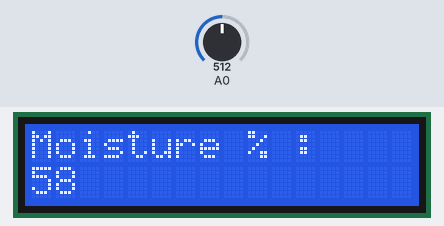
Bench run of a sketch on a simulated Arduino Uno, built with avr-gcc and run on an emulated ATmega328P. On the bench: 16×2 character LCD. The test bench sets the inputs (shaded band); at power-on: A0 = 512.

Above: at 1.2 s.
1.3 s: A0 set to 12
At 4.5 s:
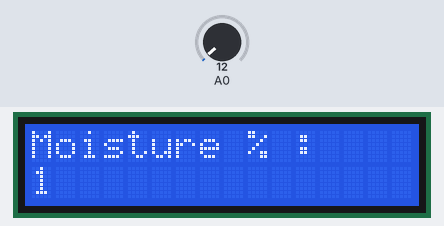
7.6 s: A0 set to 9
At 10.6 s:
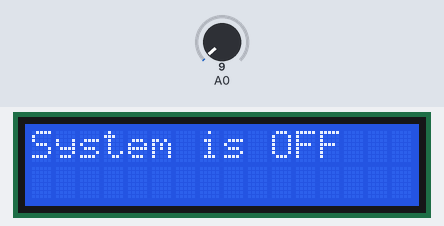
11.5 s: A0 set to 122
At 13.9 s:
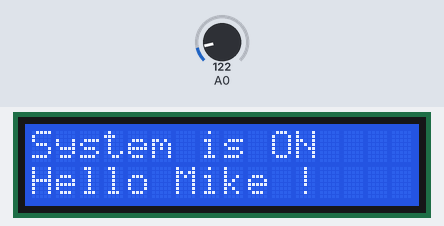
17.7 s: A0 set to 0
At 20.2 s:
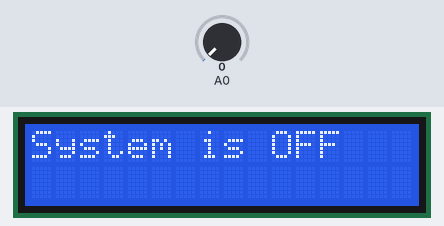
21.6 s: A0 set to 20
At 24.9 s:
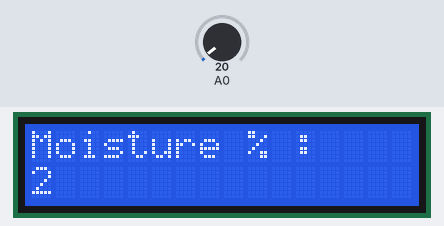
Timing chart, 0 to 26.4 s (numbered marks = the images above; inputs shaded):
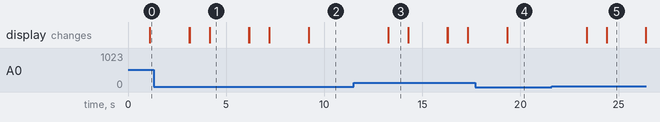

The sketch:

Moisture_Sens_Lcd.ino
```cpp
#include <Wire.h>
#include <LiquidCrystal_I2C.h>


LiquidCrystal_I2C lcd_1(34,16,2);
int soilsensore=0;
int minMoisture = 0;
int maxMoisture = 876;


void setup()
{
  lcd_1.init();
  lcd_1.backlight();


 }


void loop()
{
  soilsensore = analogRead(A0);
  int moisturePercentage = map(soilsensore, minMoisture, maxMoisture, 0, 100);


  if(soilsensore > 10){
    lcd_1.clear();
    lcd_1.setCursor(0, 0);
    lcd_1.print("System is ON");
    lcd_1.setCursor(0, 1);
    lcd_1.print("Hello Mike !");
    delay(1000);
    lcd_1.clear();

    lcd_1.setCursor(0, 0);
    lcd_1.print("Moisture % :");
    lcd_1.setCursor(0, 1);
    lcd_1.print(moisturePercentage);
    delay(2000);
    lcd_1.clear();

  }else{
    lcd_1.setCursor(0, 0);
  	lcd_1.print("System is OFF");
    delay(2000);

  }

}
```

Measured:
- the behaviour switches between 11 and 10 on A0 (found by bisection; images 1 and 2)
- after the input at 7.6 s, the display: first differs from a run without the input after 1.6 s (image 2)
- after the input at 11.5 s, the display: changes after 1.8 s (image 3)
- after the input at 17.7 s, the display: first differs from a run without the input after 1.6 s (image 4)
- after the input at 21.6 s, the display: first changes after 1.8 s (image 5 shows a later state)
- what the display in image 1 shows lasts 2.0 s, from 4.2 s to 6.2 s
- what the display in image 3 shows lasts 1.0 s, from 13.3 s to 14.3 s
